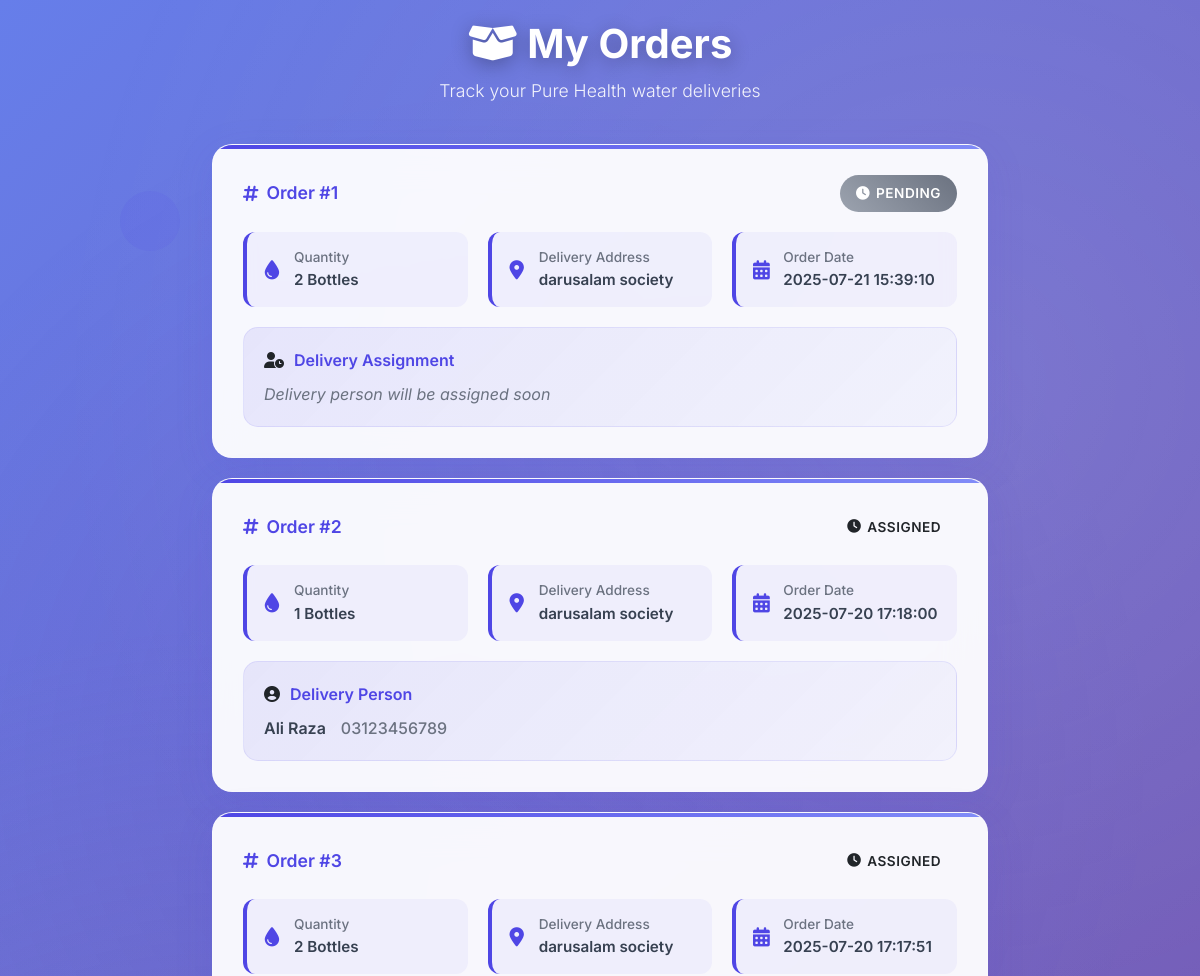
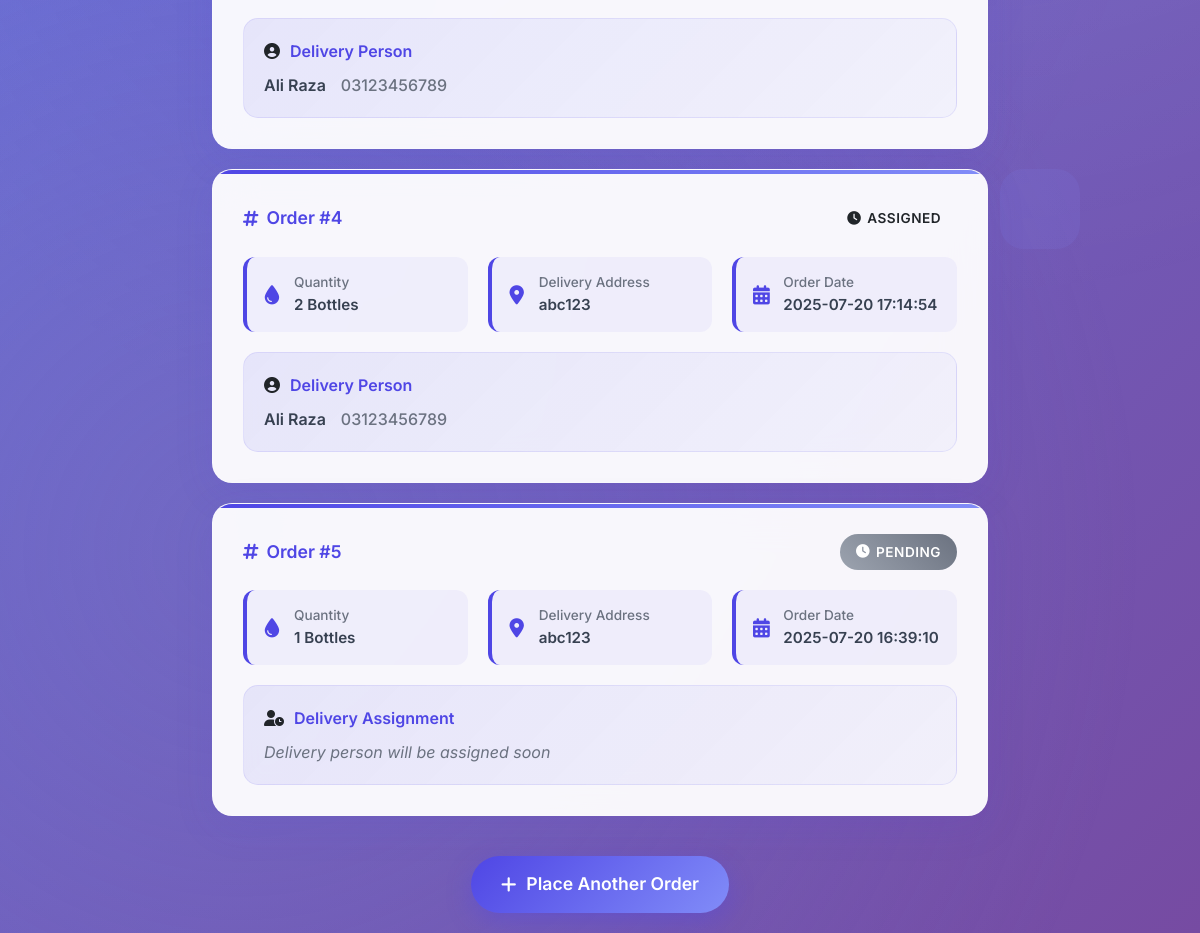
Page /orders/orders/my (signed in) on the earlier database version (2 pictures, top to bottom).
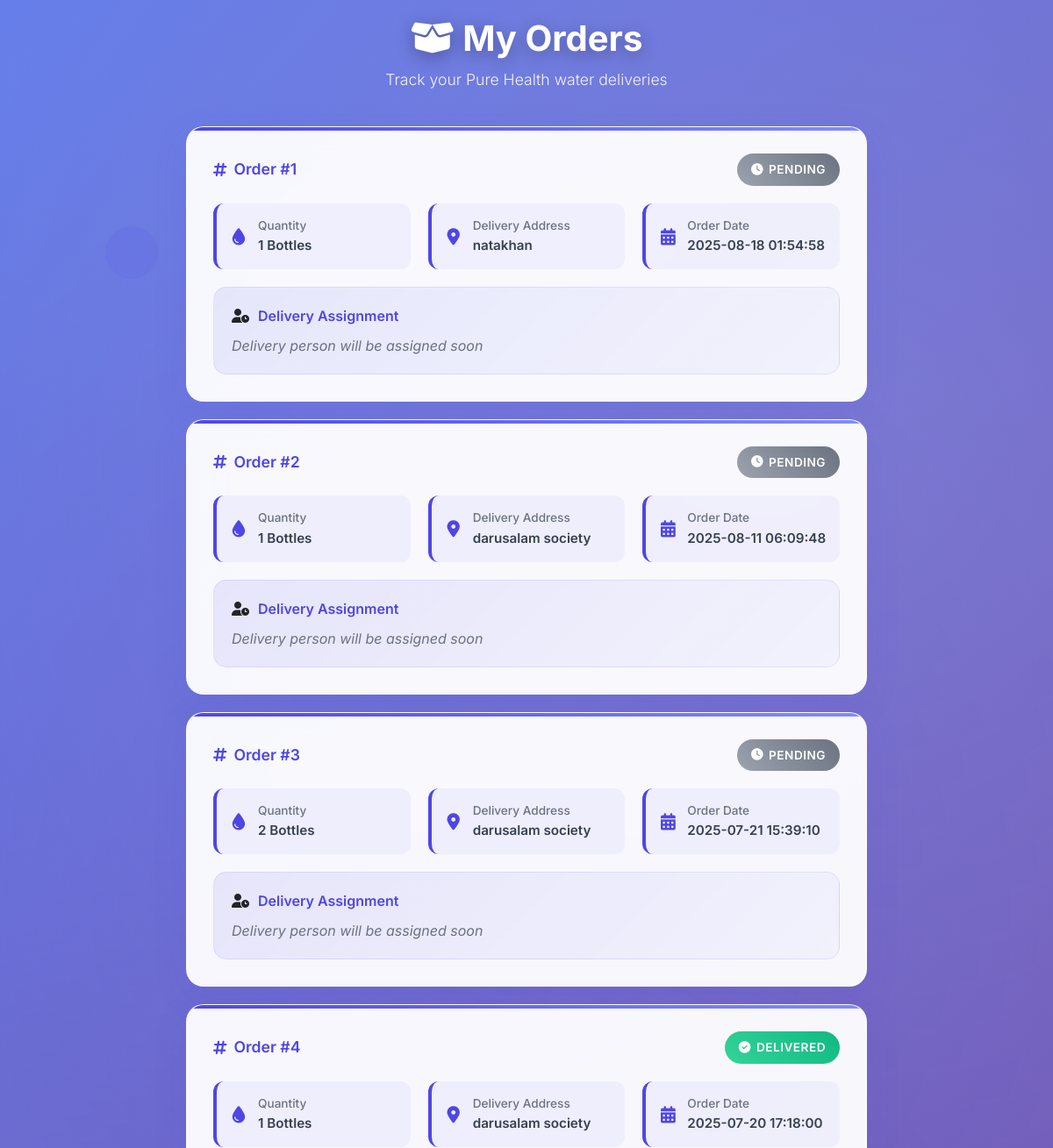
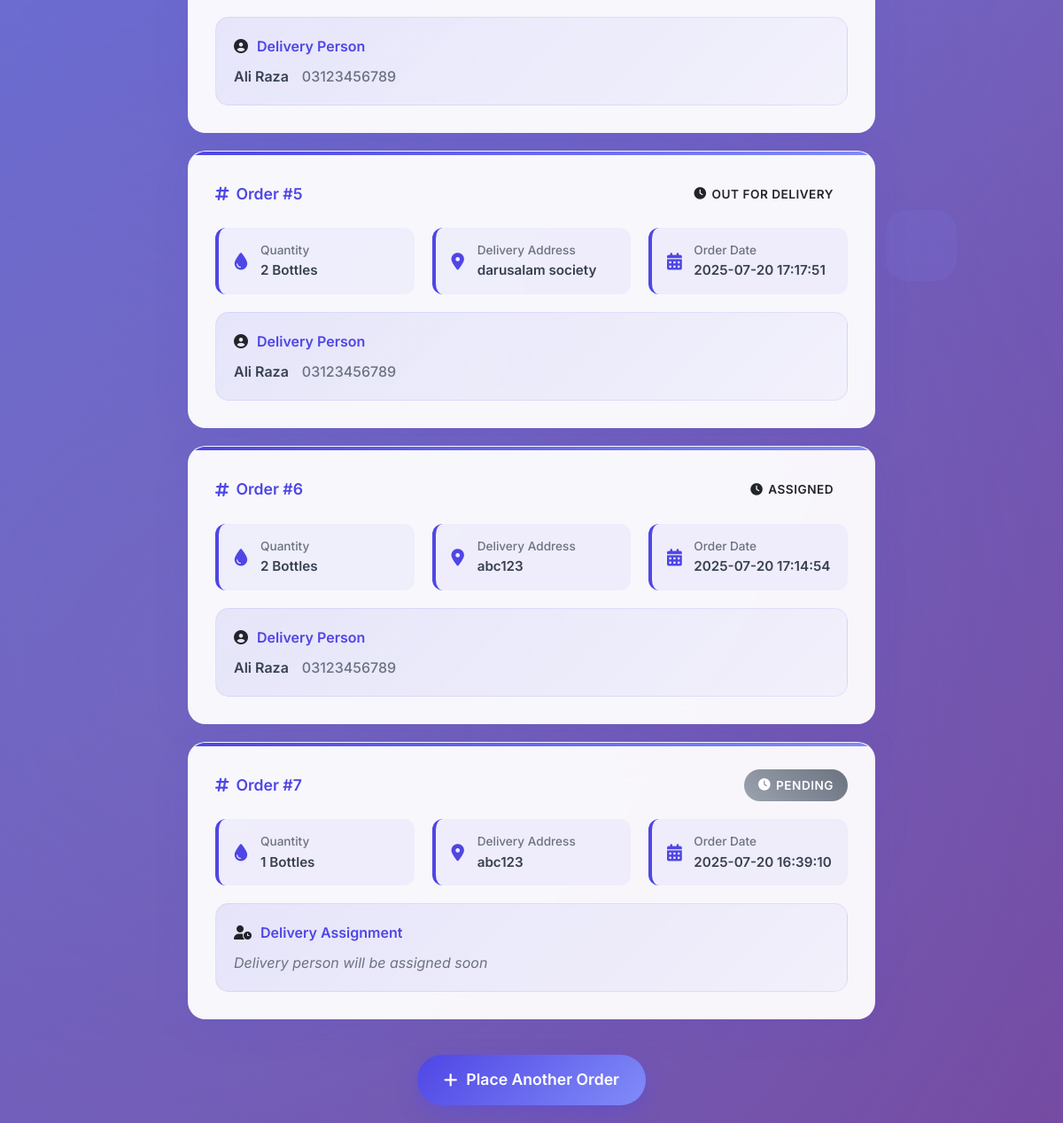
Same page on the later database version (2 pictures, top to bottom).
### tables this page shows
CREATE TABLE orders (
            id INTEGER PRIMARY KEY AUTOINCREMENT,
            user_id INTEGER,
            bottle_qty INTEGER,
            delivery_address TEXT,
            status TEXT DEFAULT 'Pending', bottle_type TEXT, created_at TEXT, delivery_person_id INTEGER, payment_mode TEXT, payment_status TEXT DEFAULT 'Pending',
            FOREIGN KEY(user_id) REFERENCES users(id)
        );

CREATE TABLE delivery_persons (
            id INTEGER PRIMARY KEY AUTOINCREMENT,
            name TEXT NOT NULL,
            phone TEXT NOT NULL
        , password TEXT, username TEXT);

### routes/order_routes.py (the view)
@order_bp.route('/orders/my')
def my_orders():
    if 'user_id' not in session:
        flash('Please login first.', 'error')
        return redirect('/customer/login')
    conn = get_db_connection()
    orders = get_orders_by_user(conn, session['user_id'])
    return render_template('my_orders.html', orders=orders)

### utils/db.py (called while the page is built)
def get_db_connection():
    conn = sqlite3.connect('database.db')
    conn.row_factory = sqlite3.Row
    return conn

### templates/my_orders.html (shortened to what this page needs)
<!DOCTYPE html>
<html lang="en">
<head>
    <link href="https://cdn.jsdelivr.net/npm/bootstrap@5.3.0/dist/css/bootstrap.min.css" rel="stylesheet" />
    <link rel="stylesheet" href="https://cdnjs.cloudflare.com/ajax/libs/font-awesome/6.4.0/css/all.min.css" />
</head>
<body>
    <div class="floating-shapes">
        <div class="shape shape-1"></div>
        <div class="shape shape-2"></div>
    </div>
    <div class="container">
        <div class="page-header">
            <h1 class="page-title">
                <i class="fas fa-box-open"></i>
                My Orders
            </h1>
            <p class="page-subtitle">Track your Pure Health water deliveries</p>
        </div>
        <div class="orders-grid">
            {% if orders %}
                {% for order in orders %}
                    <div class="order-card">
                        <div class="order-header">
                            <div class="order-id">
                                <i class="fas fa-hashtag"></i>
                                Order #{{ loop.index }}
                            </div>
                            <div class="status-badge status-{{ order['status']|lower|replace(' ', '-') }}">
                                {% if order['status']|lower == 'delivered' %}
                                    <i class="fas fa-check-circle"></i>
                                {% elif order['status']|lower == 'processing' %}
                                    <i class="fas fa-truck"></i>
                                {% else %}
                                    <i class="fas fa-clock"></i>
                                {% endif %}
                                {{ order['status'] }}
                            </div>
                        </div>
                        <div class="order-details">
                            <div class="detail-item">
                                <i class="fas fa-tint detail-icon"></i>
                                <div class="detail-content">
                                    <div class="detail-label">Quantity</div>
                                    <div class="detail-value">{{ order['bottle_qty'] }} Bottles</div>
                                </div>
                            </div>
                            <div class="detail-item">
                                <i class="fas fa-map-marker-alt detail-icon"></i>
                                <div class="detail-content">
                                    <div class="detail-label">Delivery Address</div>
                                    <div class="detail-value">{{ order['delivery_address'] }}</div>
                                </div>
                            </div>
                            <div class="detail-item">
                                <i class="fas fa-calendar-alt detail-icon"></i>
                                <div class="detail-content">
                                    <div class="detail-label">Order Date</div>
                                    <div class="detail-value">{{ order['created_at'] }}</div>
                                </div>
                            </div>
                        </div>
                        <div class="delivery-person">
                            <div class="delivery-header">
                                {% if order['delivery_person_name'] %}
                                    <i class="fas fa-user-circle"></i>
                                    <div class="delivery-title">Delivery Person</div>
                                {% else %}
                                    <i class="fas fa-user-clock"></i>
                                    <div class="delivery-title">Delivery Assignment</div>
                                {% endif %}
                            </div>
                            <div class="delivery-info">
                                {% if order['delivery_person_name'] %}
                                    <div class="delivery-name">{{ order['delivery_person_name'] }}</div>
                                    <div class="delivery-phone">{{ order['delivery_person_phone'] }}</div>
                                {% else %}
                                    <div style="color: #6b7280; font-style: italic;">Delivery person will be assigned soon</div>
                                {% endif %}
                            </div>
                        </div>
                    </div>
                {% endfor %}
            {% endif %}
        </div>
        {% if orders %}
            <div style="text-align: center;">
                <a href="/orders/place" class="cta-button">
                    <i class="fas fa-plus"></i>
                    Place Another Order
                </a>
            </div>
        {% endif %}
    </div>
</body>
</html>

Differences in the rows shown:
added orders: status "PENDING", bottle_qty "1", delivery_address "natakhan", created_at "2025-08-18 01:54:58", shows "Delivery Assignment", shows "Delivery person will be assigned soon"
added orders: status "PENDING", bottle_qty "1", delivery_address "darusalam society", created_at "2025-08-11 06:09:48", shows "Delivery Assignment", shows "Delivery person will be assigned soon"
changed orders: status "ASSIGNED" → "DELIVERED"
changed orders: status "ASSIGNED" → "OUT FOR DELIVERY"
